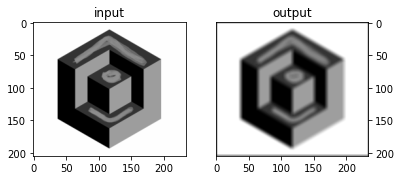

This figure's Python source:
import cv2 as cv
import matplotlib.pyplot as plt
import numpy as np
import math
minval = 0
maxval = 255

# path to the input img
path = 'C:/Users/Raiyan/Desktop/cube.png'

# reading img + converting from BGR to GRAY 
img = cv.imread(path)
img = cv.cvtColor(img, cv.COLOR_BGR2GRAY)
# resizing image
img = cv.resize(img, (int(820/3.5),int(720/3.5)), interpolation = cv.INTER_AREA)
img = img/maxval
img1 = img

k_h = int(input("Enter kernel height: "))
k_w = k_h
k_size = (k_h,k_w)

# empty kernel
kernel = np.zeros( k_size, np.float32)

# img height
img_h = img.shape[0]
# img width
img_w = img.shape[1]
# kernel height // 2 
a = kernel.shape[0] // 2
# kernel width // 2
b = kernel.shape[1] // 2

sigma = 60.0
normalizing_c = 1.0 / ( 2.0 * sigma * sigma  )

# building kernel
for x in range(-a,a+1):
    for y in range(-b,b+1):
        dist = math.sqrt(x*x + y*y) * normalizing_c
        val = math.exp( -dist ) / ( np.pi * 2.0 * sigma * sigma )
        kernel[a+x][b+y] = val

# empty op img 
output = np.zeros((img_h,img_w), np.float32)

# conv                   
# visiting each pixel in the img
# m ta row img e ... for each row ...
for i in range(img_h):
    # n ta coln img e ... for each coln ...
    for j in range(img_w):
        # sum of val to be calc
        calc = 0
        # empty kernel for each iter
        loop_ker = np.zeros( k_size, np.float32)
        # visiting each pixel in the kernel
        # a ta row img e ... for each row ...
        for x in range(-a,a+1):
            # b ta coln img e ... for each coln ...
            for y in range(-b,b+1):
                if 0 <= i-x < img_h and 0 <= j-y < img_w:
                    dist = math.sqrt( np.power( img[i][j] - img[i-x][j-y], 2 ) ) * normalizing_c
                    val = math.exp( -dist ) / ( np.pi * 2.0 * sigma * sigma )
                    loop_ker[a+x][b+y] = kernel[a+x][b+y] * val
                    
        for x in range(-a,a+1):
            for y in range(-b,b+1):
                if 0 <= i-x < img_h and 0 <= j-y < img_w:
                    calc += kernel[a+x][b+y] * img[i-x][j-y]
                else:
                    calc += 0
        calc = calc / ( loop_ker.shape[0] * loop_ker.shape[1] )   
        output[i][j] = calc
output *= maxval

     
def show_images(images, image_title):
    # displaying multiple images side by side
    # https://stackoverflow.com/questions/41793931/plotting-images-side-by-side-using-matplotlib
    
    # err : was giving weird colormap due to diff in the mechanism of reading img of cv2 & matplotlib 
    # https://stackoverflow.com/questions/3823752/display-image-as-grayscale-using-matplotlib
    # running this once in the code will ALWAYS give gray op
    plt.gray()
    
    no_of_imgs = len(images)
    f = plt.figure()
    for i in range(no_of_imgs):
        
        # Debug, plot figure
        axes = f.add_subplot(1, no_of_imgs, i + 1)
        # the last img will show y axis on the RHS instead of LHS(which is by default)
        
        if i==no_of_imgs-1:
            axes.yaxis.tick_right() 
        
        plt.title(image_title[i])
        plt.imshow(images[i]) 
        # plt.rc('font', size=8)        
    plt.show(block=True)
    
show_images([img1,output], ['input', 'output'])        
        
